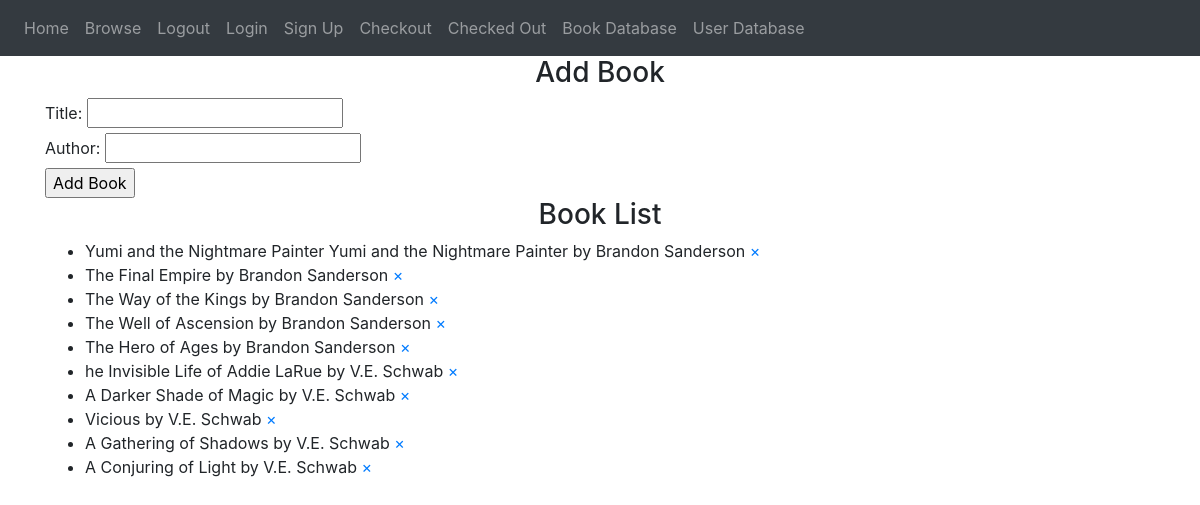
The page /bookBase on the database as committed earlier.
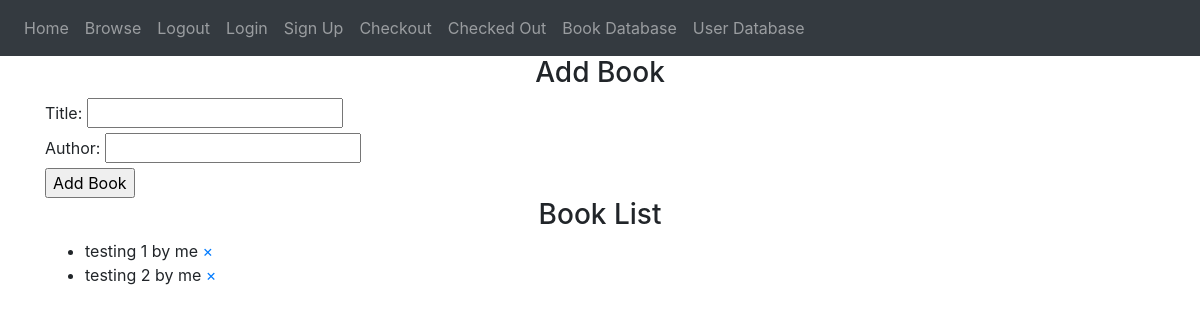
The same page on the database as committed later.
### website/models.py (models this page shows)
class Book(db.Model):
    id = db.Column(db.Integer, primary_key=True)
    title = db.Column(db.String(100))
    authorname = db.Column(db.String(100))

### website/views.py (the view, shortened to what this page needs)
@views.route("/bookBase", methods=['GET', 'POST'])
def bookBase():
    books = Book.query.all()
    return render_template("bookBase.html", books=books)

### website/templates/bookBase.html
{% extends "base.html" %} {% block content %}
<form method="POST">
  <h3 align="center">Add Book</h3>
  <label for="title">Title:</label>
  <input type="text" id="title" name="title" required />
  <br />
  <label for="author">Author:</label>
  <input type="text" id="author" name="author" required />
  <br />
  <input type="submit" value="Add Book" />
</form>
<h3 align="center">Book List</h3>
<div style="overflow-y: scroll; height: 300px">
  <ul>
    {% for book in books %}
    <li>
      {{ book.title }} by {{ book.authorname }}
      <a href="{{ url_for('views.delete_book', book_id=book.id) }}">&times;</a>
    </li>
    {% endfor %}
  </ul>
</div>
{% endblock %}

Rows that differ between the two databases and show on the page:
removed Book: title "The Way of the Kings", authorname "Brandon Sanderson"
removed Book: title "The Well of Ascension", authorname "Brandon Sanderson"
removed Book: title "The Hero of Ages", authorname "Brandon Sanderson"
removed Book: title "he Invisible Life of Addie LaRue", authorname "V.E. Schwab"
removed Book: title "A Darker Shade of Magic", authorname "V.E. Schwab"
removed Book: title "Vicious", authorname "V.E. Schwab"
removed Book: title "A Gathering of Shadows", authorname "V.E. Schwab"
removed Book: title "A Conjuring of Light", authorname "V.E. Schwab"
changed Book: title "Yumi and the Nightmare Painter Yumi and the Nightmare Painter" → "testing 1"; authorname "Brandon Sanderson" → "me"
changed Book: title "The Final Empire" → "testing 2"; authorname "Brandon Sanderson" → "me"
